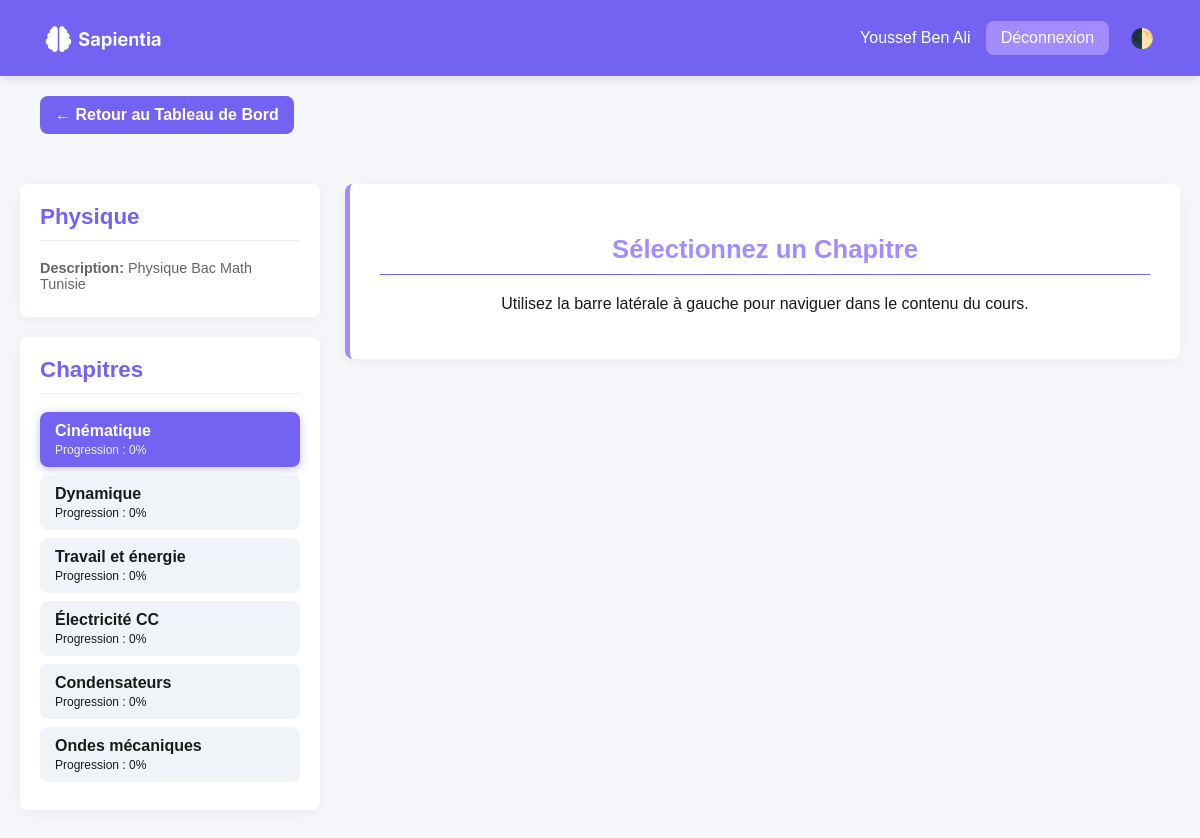
The page /user/view_course.php?id=2 (signed in) on the database its author committed.
### tables this page shows
CREATE TABLE `cours` (
  `id_cours` int(11) NOT NULL,
  `titre` varchar(100) DEFAULT NULL,
  `description` text DEFAULT NULL,
  `niveau` varchar(50) DEFAULT NULL
);

CREATE TABLE `chapitre` (
  `id_chapitre` int(11) NOT NULL,
  `id_cours` int(11) DEFAULT NULL,
  `titre` varchar(100) DEFAULT NULL,
  `description` text DEFAULT NULL,
  `ordre` int(11) DEFAULT NULL
);

### user/view_course.php (the view, shortened to what this page needs)
<?php
include "../connection.php";
$user_id = $_SESSION['id'];
$course_id = filter_input(INPUT_GET, 'id', FILTER_VALIDATE_INT);
$active_chapter_id = filter_input(INPUT_GET, 'chapter', FILTER_VALIDATE_INT);
$course = null;
$chapters = [];
$active_content = [
    'chapter' => null,
    'resource' => null,
    'exercises' => [],
    'comments' => [],
    'section_title' => ''
];
$error_message = '';
$exercise_feedback_map = [];
$comment_success_message = '';
$comment_error_message = '';
$display_full_name = htmlspecialchars(trim(($_SESSION['prenom'] ?? 'Utilisateur') . ' ' . ($_SESSION['nom'] ?? '')));
if (!$course_id) {
    $error_message = "ID de cours manquant ou invalide.";
} else {
    $sql_course = "SELECT * FROM cours WHERE id_cours = ?";
    $stmt_course = $conn->prepare($sql_course);
    $stmt_course->bind_param("i", $course_id);
    $stmt_course->execute();
    $course = $stmt_course->get_result()->fetch_assoc();
    if (!$course) {
        $error_message = "Ce cours n'existe pas.";
    } else {
        $sql_chapters = "
            SELECT
                c.id_chapitre, c.titre, c.ordre,
                (SELECT COUNT(ep.id) FROM exercice_progression ep
                 LEFT JOIN exercice e ON e.id_exercice = ep.id_exercice
                 WHERE e.id_chapitre = c.id_chapitre AND ep.id_utilisateur = ? AND ep.statut = 'termine') AS exercises_completed,
                (SELECT COUNT(e2.id_exercice) FROM exercice e2 WHERE e2.id_chapitre = c.id_chapitre) AS total_exercises
            FROM chapitre c
            WHERE c.id_cours = ?
            ORDER BY c.ordre ASC";
        $stmt_chapters = $conn->prepare($sql_chapters);
        $stmt_chapters->bind_param("ii", $user_id, $course_id);
        $stmt_chapters->execute();
        $result_chapters = $stmt_chapters->get_result();
        while ($row = $result_chapters->fetch_assoc()) {
            $row['progression_pourcentage'] = ($row['total_exercises'] > 0)
                                             ? round(($row['exercises_completed'] / $row['total_exercises']) * 100)
                                             : 100;
            $chapters[] = $row;
        }
        if (!$active_chapter_id && !empty($chapters)) {
            $active_chapter_id = $chapters[0]['id_chapitre'];
        }
        if ($active_chapter_id) {
            $active_content['chapter'] = array_filter($chapters, fn($c) => $c['id_chapitre'] == $active_chapter_id);
            $active_content['chapter'] = $active_content['chapter'] ? array_values($active_content['chapter'])[0] : null;
            $sql_resource = "SELECT id_ressource, contenu, type, fichier_url, titre FROM ressource WHERE id_chapitre = ?";
            $stmt_resource = $conn->prepare($sql_resource);
            $stmt_resource->bind_param("i", $active_chapter_id);
            $stmt_resource->execute();
            $active_content['resource'] = $stmt_resource->get_result()->fetch_assoc();
            $active_content['comments'] = [];
            $sql_exercises = "SELECT id_exercice, enonce AS question FROM exercice WHERE id_chapitre = ?";
            $stmt_exercises = $conn->prepare($sql_exercises);
            $stmt_exercises->bind_param("i", $active_chapter_id);
            $stmt_exercises->execute();
            $result_exercises = $stmt_exercises->get_result();
            $active_content['exercises'] = [];
            while ($exercise = $result_exercises->fetch_assoc()) {
                $id_exercice = $exercise['id_exercice'];
                $sql_status = "SELECT statut FROM exercice_progression WHERE id_utilisateur = ? AND id_exercice = ? AND statut = 'termine'";
                $stmt_status = $conn->prepare($sql_status);
                $stmt_status->bind_param("ii", $user_id, $id_exercice);
                $stmt_status->execute();
                $exercise['is_done'] = ($stmt_status->get_result()->num_rows > 0);
                $active_content['exercises'][] = $exercise;
            }
            if (!empty($active_content['exercises'])) {
                 $active_content['section_title'] = "Tests de Connaissances sur " . htmlspecialchars($active_content['chapter']['titre']);
            } else {
                 $active_content['section_title'] = "Aucun exercice disponible";
            }
        }
    }
}
?>
<!DOCTYPE html>
<html lang="fr">
<head>
    <link rel="stylesheet" href="../css/user.css">
    <link rel="stylesheet" href="../css/pages/view_course.css">
</head>
<body>
    <nav>
        <a href="user_dashboard.php" class="logo">
            <img src="../DDD-removebg-preview.png" alt="Sapientia Logo">
        </a>
        <div class="user-info">
            <span class="user-name"><?php echo $display_full_name; ?></span>
            <a href="../logout.php" class="logout-btn">Déconnexion</a>
            <button id="dark-toggle">🌓</button>
        </div>
    </nav>
    <a href="user_dashboard.php" class="btn-back-dashboard">
        ← Retour au Tableau de Bord
    </a>
    <?php if ($error_message): ?>
        <div style="max-width: 800px; margin: 30px auto; padding: 20px; background: #fee2e2; border: 1px solid #ef4444; border-radius: 8px;">
            <p style="color: #ef4444; font-weight: bold;"><?php echo htmlspecialchars($error_message); ?></p>
        </div>
    <?php else: ?>
        <div class="course-page-container">
            <div class="sidebar">
                <div class="sidebar-card course-details">
                    <h2><?php echo htmlspecialchars($course['titre'] ?? 'Cours'); ?></h2>
                    <p><strong>Description:</strong> <?php echo htmlspecialchars($course['description'] ?? 'N/A'); ?></p>
                </div>
                <div class="sidebar-card chapters-nav">
                    <h2>Chapitres</h2>
                    <ul class="chapter-list">
                        <?php if (empty($chapters)): ?>
                            <li><p>Aucun chapitre disponible pour l'instant.</p></li>
                        <?php else: ?>
                            <?php foreach ($chapters as $chapter):
                                $is_active = $chapter['id_chapitre'] == $active_chapter_id;
                                $class = $is_active ? 'active-chapter' : '';
                            ?>
                                <li class="<?php echo $class; ?>">
                                    <a href="view_course.php?id=<?php echo htmlspecialchars($course_id); ?>&chapter=<?php echo htmlspecialchars($chapter['id_chapitre']); ?>">
                                        <?php echo htmlspecialchars($chapter['titre']); ?>
                                        <span class="chapter-progress">
                                            Progression : <?php echo $chapter['progression_pourcentage']; ?>%
                                        </span>
                                    </a>
                                </li>
                            <?php endforeach; ?>
                        <?php endif; ?>
                    </ul>
                </div>
            </div>
            <div class="content-area">
                <?php if ($active_content['chapter'] && $active_content['resource']): ?>
                    <div class="chapter-content-card">
                        <h2><?php echo htmlspecialchars($active_content['chapter']['titre']); ?></h2>
                        <div class="resource-content">
                            <?php if ($active_content['resource']): ?>
                                <?php
                                    $resource_data = $active_content['resource'];
                                    $content = $resource_data['contenu'];
                                    $type = $resource_data['type'];
                                    $file_url = $resource_data['fichier_url'];
                                    $display_content = !empty($content) ? $content : $file_url;
                                    $is_valid_url = filter_var($display_content, FILTER_VALIDATE_URL);
                                    if ($type == 'video_url' && $is_valid_url):
                                        $embed_url = str_replace("watch?v=", "embed/", $display_content);
                                        echo "<iframe src=\"" . htmlspecialchars($embed_url) . "\" allowfullscreen></iframe>";
                                    elseif ($is_valid_url):
                                        echo "<p>Ressource téléchargeable ou lien externe :</p>";
                                        $link_text = !empty($resource_data['titre']) ? 'Télécharger/Accéder : ' . htmlspecialchars($resource_data['titre']) : 'Accéder à la ressource (URL)';
                                        echo "<p><a href=\"" . htmlspecialchars($display_content) . "\" target=\"_blank\" class=\"resource-link\">" . $link_text . "</a></p>";
                                    else:
                                        echo "<p>" . nl2br(htmlspecialchars($display_content)) . "</p>";
                                    endif;
                                ?>
                            <?php else: ?>
                                <p>Aucune ressource disponible pour ce chapitre.</p>
                            <?php endif; ?>
                        </div>
                        <?php if (!empty($active_content['exercises'])): ?>
                            <div class="exercise-form">
                                <h3><?php echo htmlspecialchars($active_content['section_title']); ?></h3>
                                <?php foreach ($active_content['exercises'] as $exercise):
                                    $exercise_class = $exercise['is_done'] ? 'exercise-done' : '';
                                    $feedback = $exercise_feedback_map[$exercise['id_exercice']] ?? '';
                                ?>
                                    <div class="exercise-container <?php echo $exercise_class; ?>">
                                        <?php if ($exercise['is_done']): ?>
                                            <p class="success-msg">✅ Exercice terminé !</p>
                                        <?php endif; ?>
                                        <?php echo $feedback; ?>
                                        <form method="POST" action="view_course.php?id=<?php echo htmlspecialchars($course_id); ?>&chapter=<?php echo htmlspecialchars($active_chapter_id); ?>">
                                            <input type="hidden" name="id_exercice" value="<?php echo htmlspecialchars($exercise['id_exercice']); ?>">
                                            <label for="answer_<?php echo htmlspecialchars($exercise['id_exercice']); ?>">
                                                <strong>Question:</strong> <?php echo htmlspecialchars($exercise['question']); ?>
                                            </label>
                                            <?php if (!$exercise['is_done']): ?>
                                                <input type="text" id="answer_<?php echo htmlspecialchars($exercise['id_exercice']); ?>" name="user_answer" required placeholder="Votre réponse...">
                                                <button type="submit" name="submit_exercise">Valider la réponse</button>
                                            <?php else: ?>
                                                <p>Cet exercice est complété. Vous pouvez revoir le contenu ci-dessus.</p>
                                            <?php endif; ?>
                                        </form>
                                    </div>
                                <?php endforeach; ?>
                            </div>
                        <?php endif; ?>
                        <div class="comments-section">
                            <h3>Espace de Discussion et Questions</h3>
                            <form method="POST" class="comment-form" action="view_course.php?id=<?php echo htmlspecialchars($course_id); ?>&chapter=<?php echo htmlspecialchars($active_chapter_id); ?>">
                                <input type="hidden" name="id_ressource" value="<?php echo htmlspecialchars($active_content['resource']['id_ressource'] ?? ''); ?>">
                                <?php if ($comment_success_message): ?>
                                    <p class="success-msg"><?php echo htmlspecialchars($comment_success_message); ?></p>
                                <?php endif; ?>
                                <?php if ($comment_error_message): ?>
                                    <p class="error-msg"><?php echo htmlspecialchars($comment_error_message); ?></p>
                                <?php endif; ?>
                                <textarea name="comment_text" rows="4" placeholder="Tapez votre question ou commentaire ici..."></textarea>
                                <button type="submit" name="submit_comment">Poster le commentaire</button>
                            </form>
                            <div class="comment-list">
                                <?php if (!empty($active_content['comments'])): ?>
                                    <?php foreach ($active_content['comments'] as $comment):
                                        $full_name = htmlspecialchars($comment['prenom'] . ' ' . $comment['nom']);
                                        $date_formatted = date('d/m/Y H:i', strtotime($comment['date_commentaire']));
                                    ?>
                                        <div class="comment-item">
                                            <p class="comment-meta">
                                                Posté par <strong><?php echo $full_name; ?></strong> le <?php echo $date_formatted; ?>
                                            </p>
                                            <p class="comment-content"><?php echo nl2br(htmlspecialchars($comment['comment_content'])); ?></p>
                                        </div>
                                    <?php endforeach; ?>
                                <?php endif; ?>
                            </div>
                        </div>
                    </div>
                <?php else: ?>
                    <div class="chapter-content-card" style="text-align: center; border-left: 5px solid var(--accent);">
                        <h2>Sélectionnez un Chapitre</h2>
                        <p>Utilisez la barre latérale à gauche pour naviguer dans le contenu du cours.</p>
                    </div>
                <?php endif; ?>
            </div>
        <?php endif; ?>
    </div>
</body>
</html>

### rows shown on the page
cours: titre "Physique", description "Physique Bac Math Tunisie"
chapitre: titre "Cinématique", progression_pourcentage "0"
chapitre: titre "Dynamique", progression_pourcentage "0"
chapitre: titre "Travail et énergie", progression_pourcentage "0"
chapitre: titre "Électricité CC", progression_pourcentage "0"
chapitre: titre "Condensateurs", progression_pourcentage "0"
chapitre: titre "Ondes mécaniques", progression_pourcentage "0"

### other values the page prints
$display_full_name "Youssef Ben Ali"
